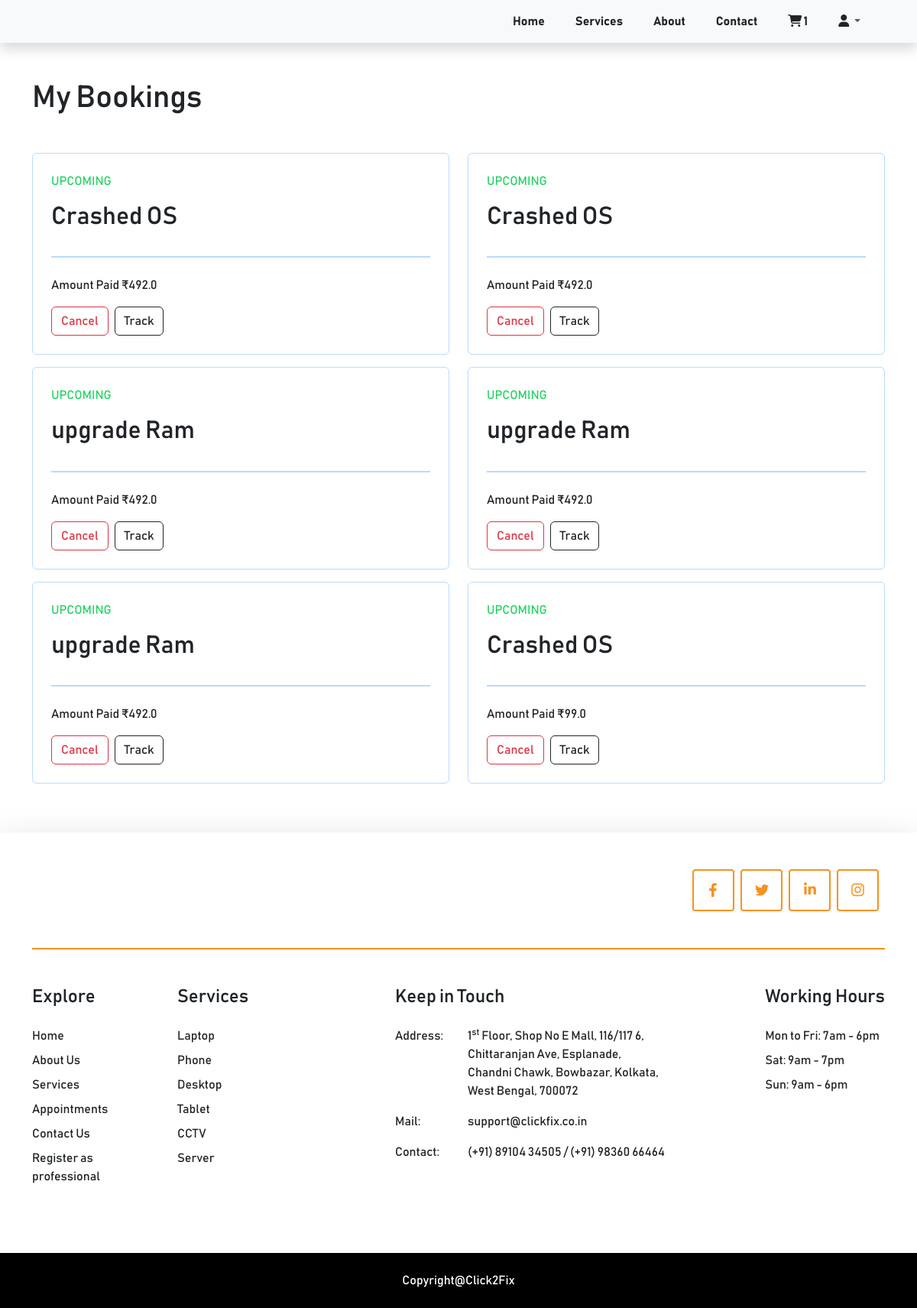
The page /bookings/ (signed in) on the database as committed earlier.
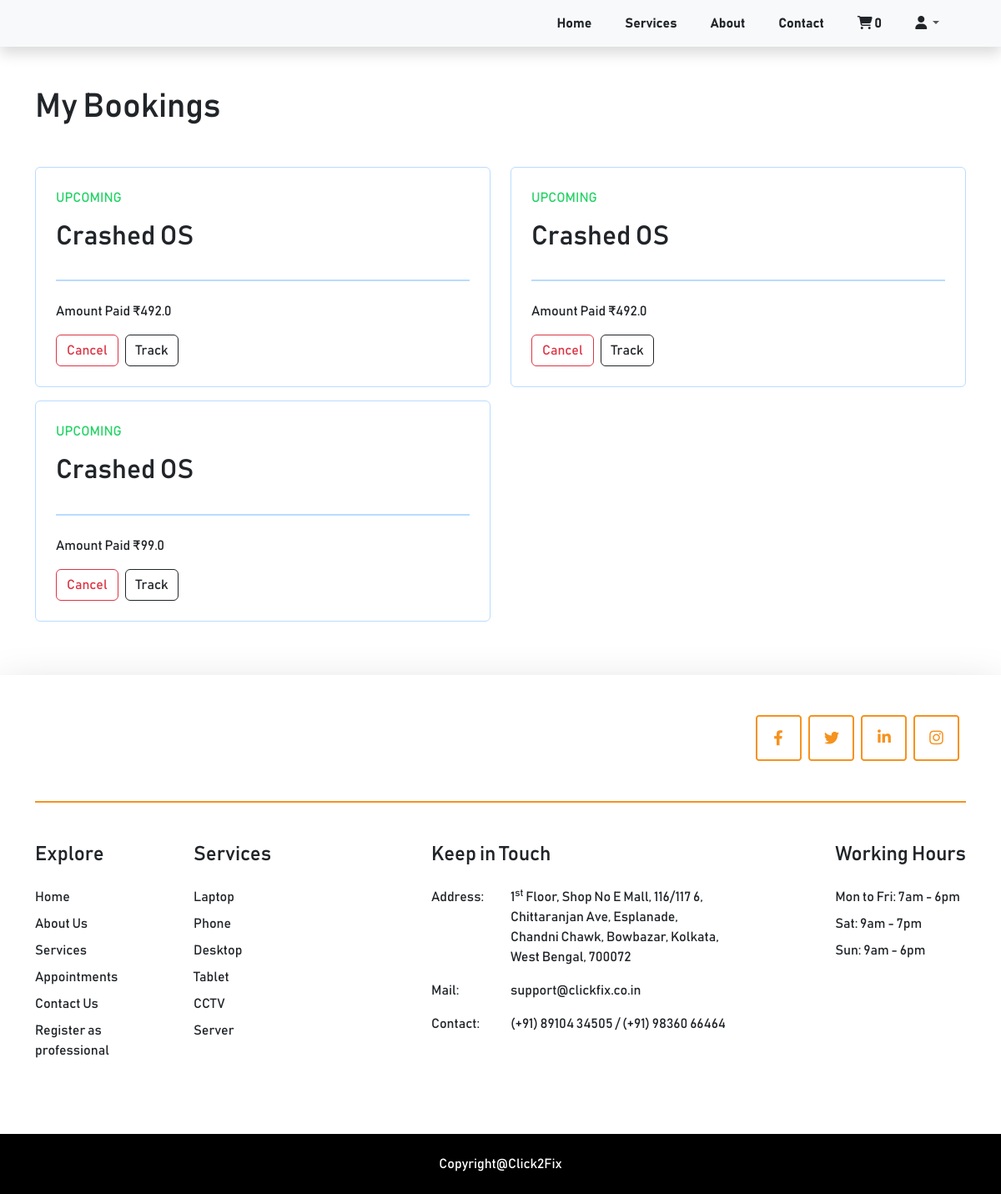
The same page on the database as committed later.
### cart/models.py (models this page shows, shortened)
class Cart(models.Model):
    class Meta:
        verbose_name_plural = 'Cart'
    user = models.ForeignKey(Profile, on_delete=models.CASCADE, null=True, blank=True)
    session_id = models.CharField(max_length=100, null=True, blank=True)
    coupon = models.ForeignKey(Coupon, on_delete=models.SET_NULL, null=True, blank=True)
    created_at = models.DateTimeField(auto_now_add=True)
    updated_at = models.DateTimeField(auto_now=True)
    @property
    def num_of_items(self):
        cartitems = self.cartitems.all()
        quantity =  sum([item.quantity for item in cartitems])
        return quantity

class CartItem(models.Model):
    class Meta:
        verbose_name_plural = 'Cart Items'
    TIME_SLOTS = (
        ("10am-12pm", "10am-12pm"),
        ("12pm-2pm", "12pm-2pm"),
        ("2pm-4pm", "2pm-4pm"),
        ("4pm-7pm", "4pm-7pm"),
    )
    sub_service = models.ForeignKey(SubServices, on_delete=models.CASCADE)
    cart = models.ForeignKey(Cart, on_delete=models.CASCADE, related_name="cartitems")
    quantity = models.IntegerField(default=0)
    start_date = models.DateField(null=True)
    time_slot = models.CharField(max_length=20, choices=TIME_SLOTS, default=1)

### razorpayAPI/models.py (models this page shows, shortened)
class OrderItem(models.Model):
    class Meta:
        verbose_name_plural = 'Order Items'
    TIME_SLOTS = (
        ("10am-12pm", "10am-12pm"),
        ("12pm-2pm", "12pm-2pm"),
        ("2pm-4pm", "2pm-4pm"),
        ("4pm-7pm", "4pm-7pm"),
    )
    order = models.ForeignKey(Order, on_delete=models.CASCADE, related_name="orderitems")
    sub_service = models.ForeignKey(SubServices, on_delete=models.CASCADE)
    quantity = models.IntegerField(default=0)
    start_date = models.DateField(null=True)
    time_slot = models.CharField(max_length=20, choices=TIME_SLOTS, default=1)
    created_at = models.DateTimeField(auto_now_add=True)
    updated_at = models.DateTimeField(auto_now=True)

class Order(models.Model):
    class Meta:
        verbose_name_plural = 'Orders'
    PAYMENT_CHOICES = (
        ('Pending', 'Pending'),
        ('Paid', 'Paid'),
        ('Failed', 'Failed'))
    BOOKING_CHOICES = (
        ('Upcoming', 'Upcoming'),
        ('Rescheduled', 'Rescheduled'),
        ('Job Completed', 'Job Completed'),
        ('Booking Not Accepted', 'Booking Not Accepted'))
    TRACKING_CHOICES = (
        (1, 'Booked Today'),
        (2, 'Out For Service'),
        (3, 'Service Begun'),
        (4, 'Service Completed'))
    user = models.ForeignKey(Profile, on_delete=models.CASCADE, null=True, blank=True)
    cart_id = models.CharField(max_length=10)
    session_id = models.CharField(max_length=100, null=True, blank=True)
    billing_details = models.OneToOneField(BillingDetails, on_delete=models.CASCADE)
    total_cost = models.FloatField(default=0.0)
    payment_status = models.CharField(max_length=20, choices=PAYMENT_CHOICES, default='Pending')
    razorpay_order_id = models.CharField(max_length=100, default="")
    razorpay_payment_id = models.CharField(max_length=100, default="")
    booking_status = models.CharField(max_length=30, choices=BOOKING_CHOICES, null=True, blank=True)
    tracking_status = models.IntegerField(choices=TRACKING_CHOICES, null=True, blank=True)
    service_provider = models.ForeignKey(Handyman, on_delete=models.SET_NULL, null=True, blank=True)
    created_at = models.DateTimeField(auto_now_add=True)
    updated_at = models.DateTimeField(auto_now=True)

### clickfix/models.py (models this page shows)
class SubServices(models.Model):
    class Meta:
        verbose_name_plural = 'Sub Services'
    service = models.ForeignKey(Services, on_delete=models.CASCADE)
    sub_service_name = models.CharField(max_length=255)
    sub_service_card_image = models.ImageField(upload_to='service_cards', help_text='Small card image on left')
    sub_service_main_image = models.ImageField(upload_to='service_cards', help_text='Big card image on Right, which we scroll')
    sub_service_price = models.FloatField(default=0)
    price_details = RichTextField(blank=True, null=True)
    description = RichTextField(blank=True, null=True)
    created_at = models.DateTimeField(auto_now_add=True)
    updated_at = models.DateTimeField(auto_now=True)
    def __str__(self):
        return self.sub_service_name

### clickfix/views.py (the view)
# urls.py: path('bookings/', views.bookings, name='bookings'),
def bookings(request):
    cart = get_cart(request)
    orders = []
    if request.user.is_authenticated:
        orders_by_logged_in_user = Order.objects.filter(user=request.user).order_by('-created_at')
        for order in orders_by_logged_in_user:
            orders.append(order)
    if 'nonuser' in request.session:
        orders_as_a_guest = Order.objects.filter(session_id=request.session['nonuser']).order_by('-created_at')
        for order in orders_as_a_guest:
            orders.append(order)
    order_items = []
    for item in orders:
        order_items += item.orderitems.all()
    data = {
        'cart': cart,
        'order_items': order_items,
    }
    return render(request, 'bookings.html', data)

### clickfix/views.py (called while the page is built)
def get_cart(request):
    try:
        if request.user.is_authenticated:
            cart = Cart.objects.get(user=request.user)
        else:
            cart = Cart.objects.get(session_id=request.session['nonuser'])
    except:
        cart = None
    return cart

### templates/bookings.html (shortened to what this page needs)
{% extends 'base.html' %}
{% load static %}
{% block content %}
    {% include 'includes/navbar.html' %}
    <div class="container my-5">
        {% if order_items %}
        <h1 class="mb-5">My Bookings</h1>
        {% endif %}
        <div class="row">
            {% for item in order_items %}
            <div class="col-md-6 mb-3">
                <div class="d-flex flex-column rounded p-4" style="border: 1px solid #BADBFF;">
                    <div class="d-flex flex-column">
                        {% if item.order.booking_status == "Upcoming" %}
                            <p class="text-uppercase" style="color: #25d366;">UPCOMING</p>
                        {% elif item.order.booking_status == "Booking Not Accepted" or item.order.payment_status == "Failed" %}
                            <p class="text-uppercase text-danger">BOOKING NOT ACCEPTED</p>
                        {% elif item.order.booking_status == "Rescheduled" %}
                            <p class="text-uppercase text-warning">Rescheduled</p>
                        {% elif item.order.booking_status == "Job Completed" %}
                            <p class="text-uppercase" style="color: #25d366;">Job Completed</p>
                        {% endif %}
                        <h2>{{ item.sub_service }}</h2>
                    </div>
                    <div class="my-4" style="border:1px solid #BADBFF;"></div>
                    <div class="row">
                        <div class="col-md-6 col-12 mb-3">
                            {% if item.order.payment_status == "Failed" %}
                                <span>Payment Failed</span>
                            {% else %}
                                <span>Amount Paid ₹{{item.order.total_cost}}</span>
                            {% endif %}
                        </div>
                        <div class="col-12">
                            <div class="d-flex">
                                {% if item.order.payment_status == "Failed" %}
                                    <a href="{% url 'cart:cart' %}" class="me-2 btn btn-outline-warning">Retry</a>
                                {% else %}
                                    <button class="me-2 btn btn-outline-danger">Cancel</button>
                                    <form action="{% url 'clickfix:live_tracking' %}" method="post">
                                        <button href="{% url 'clickfix:live_tracking' %}" type="submit" class="btn btn-outline-dark">Track</button>
                                    </form>
                                {% endif %}
                            </div>
                        </div>
                    </div>
                </div>
            </div>
            {% empty %}
            <h1 class="text-muted text-center">No Bookings</h1>
            {% endfor %}
        </div>
    </div>
    {% include 'includes/footer.html' %}
{% endblock %}

### templates/includes/navbar.html (shortened to what this page needs)
{% load static %}
    <nav class="navbar navbar-expand-lg navbar-light bg-light shadow">
        <div class="container">
          <div class="collapse navbar-collapse" id="navbarSupportedContent">
            <ul class="navbar-nav ms-auto">
                <li class="nav-item"><a class="nav-link text-dark fw-bold me-4" aria-current="page" href="{% url 'clickfix:home' %}">Home</a></li>
                <li class="nav-item"><a class="nav-link text-dark fw-bold me-4" href="{% url 'clickfix:home' %}#services">Services</a></li>
                <li class="nav-item"><a class="nav-link text-dark fw-bold me-4" href="{% url 'clickfix:home' %}#about">About</a></li>
                <li class="nav-item"><a class="nav-link text-dark fw-bold me-4" href="{% url 'clickfix:home' %}#contact_form">Contact</a></li>
                <li class="nav-item"><a class="nav-link text-dark fw-bold me-4" href="{% url 'cart:cart' %}"><i class="fa-solid fa-cart-shopping"></i> <span id="num_of_items">{{cart.num_of_items}}</span></a></li>
                <li class="nav-item dropdown me-4 pull-right">
                  <a class="nav-link dropdown-toggle" href="#" id="navbarDropdown" role="button" data-bs-toggle="dropdown" aria-expanded="false">
                    <i class="fa-solid fa-user text-dark"></i>
                  </a>
                </li>
            </ul>
          </div>
        </div>
      </nav>

Rows that differ between the two databases and show on the page:
removed OrderItem: shows "UPCOMING", sub_service "upgrade Ram", order.total_cost "492.0"
removed OrderItem: shows "UPCOMING", sub_service "upgrade Ram", order.total_cost "492.0"
removed OrderItem: shows "UPCOMING", sub_service "upgrade Ram", order.total_cost "492.0"
changed Cart: num_of_items "1" → "0"
